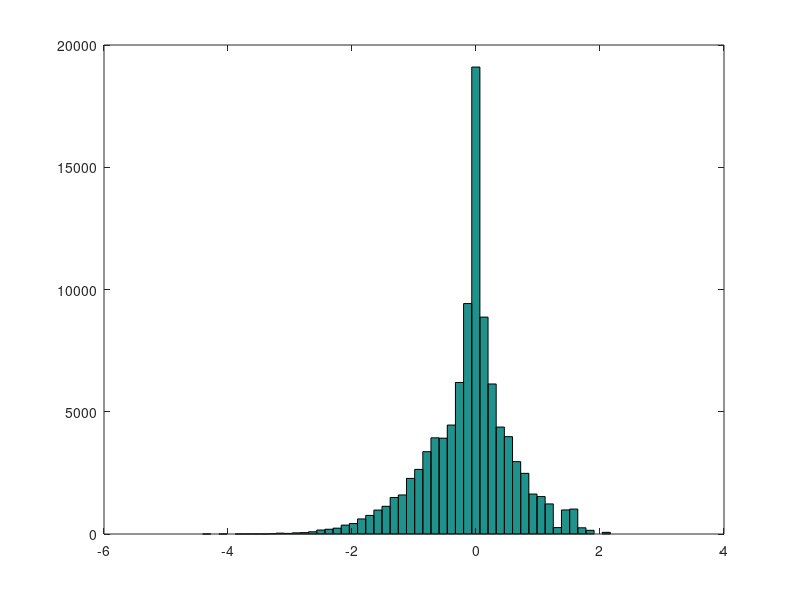

Reproduce this figure in MATLAB.
%norcaumet.m
%
close all
clear all

rand('seed',1);
randn('seed',1);
x = -2; %data
theta = 0.5; % initial value
thetas =[theta]; %save all thetas.
%

tic
 for i = 1:100000
theta_prop = randn + x;  %N(x,1).
%--------------------------------------------------------------------------
r = (theta_prop^(-0.5)*exp(-1.85*theta))/(theta^(-0.5)*exp(-1.85*theta_prop));
%--------------------------------------------------------------------------
rho = min(r ,1);
   if (rand < rho)
       theta = theta_prop; 
   end
thetas =  [thetas theta];
end
toc
%Burn in 500
 thetas = thetas(500:end);
figure(1)
 hist(thetas, 50)
 mean(thetas)
  var(thetas)

